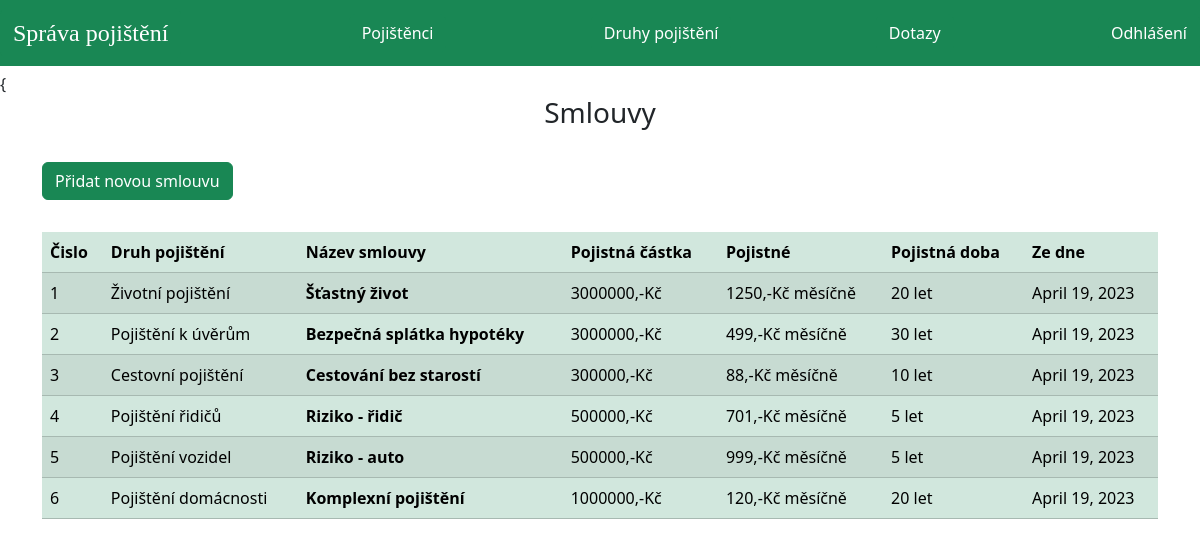
/smlouvy, run on the app's committed database.
### pojisteni/models.py (models this page shows, shortened)
class Policy(models.Model):
    category = models.ForeignKey('Category', on_delete=models.CASCADE)
    policy_name = models.CharField(max_length=200)
    sum_assurance = models.PositiveIntegerField()
    premium = models.PositiveIntegerField()
    tenure = models.PositiveIntegerField()
    creation_date = models.DateField(auto_now=True)

class Category(models.Model):
    category_name = models.CharField(max_length=20)
    creation_date = models.DateField(auto_now=True)
    def __str__(self):
        return self.category_name

### pojisteni/views.py (the view)
# urls.py: path('smlouvy', views.smlouvy_view, name='smlouvy'),
def smlouvy_view(request):
    policies = models.Policy.objects.all()
    return render(request, 'pojisteni/smlouvy.html', {'policies': policies})

### templates/pojisteni/smlouvy.html (shortened to what this page needs)
{% extends 'pojisteni/adminbase.html' %}
{% block content %}
{%load static%}
{% load django_bootstrap5 %}
<head>
  {{% bootstrap_css %}
</head>
<br>
<div class="container">
  <div class="panel panel-primary">
    <div class="panel-heading">
      <h3 class="panel-title">Smlouvy</h3><br>
      <h6 class="btn btn-success"><a href="pridat-smlouvu" style="text-decoration: none;color:white;">Přidat novou smlouvu</a></h6>
    </div><br>
    <table class="table table-success table-striped">
      <thead>
        <tr>
        <th>Čislo</th>
          <th>Druh pojištění</th>
          <th>Název smlouvy</th>
          <th> Pojistná částka</th>
          <th> Pojistné</th>
          <th> Pojistná doba</th>
          <th> Ze dne</th>
        </tr>
      </thead>
      {% for t in policies %}
      <tr>
        <td> {{ forloop.counter }}</td>
        <td> {{t.category}}</td>
        <th> {{t.policy_name}}</th>
        <td> {{t.sum_assurance}},-Kč</td>
        <td> {{t.premium}},-Kč měsíčně</td>
        <td> {{t.tenure}} let</td>
        <td>{{t.creation_date}}</td>
      </tr>
      {% endfor %}
    </table>
  </div>
</div>
<br><br><br><br><br><br>
{% endblock content %}

### templates/pojisteni/smlouvy.html (style rules this page uses)
h3 { text-align: center; }

### data on the page
Policy: category "Životní pojištění", policy_name "Šťastný život", sum_assurance "3000000", premium "1250", tenure "20", creation_date "April 19, 2023"
Policy: category "Pojištění k úvěrům", policy_name "Bezpečná splátka hypotéky", sum_assurance "3000000", premium "499", tenure "30", creation_date "April 19, 2023"
Policy: category "Cestovní pojištění", policy_name "Cestování bez starostí", sum_assurance "300000", premium "88", tenure "10", creation_date "April 19, 2023"
Policy: category "Pojištění řidičů", policy_name "Riziko - řidič", sum_assurance "500000", premium "701", tenure "5", creation_date "April 19, 2023"
Policy: category "Pojištění vozidel", policy_name "Riziko - auto", sum_assurance "500000", premium "999", tenure "5", creation_date "April 19, 2023"
Policy: category "Pojištění domácnosti", policy_name "Komplexní pojištění", sum_assurance "1000000", premium "120", tenure "20", creation_date "April 19, 2023"
